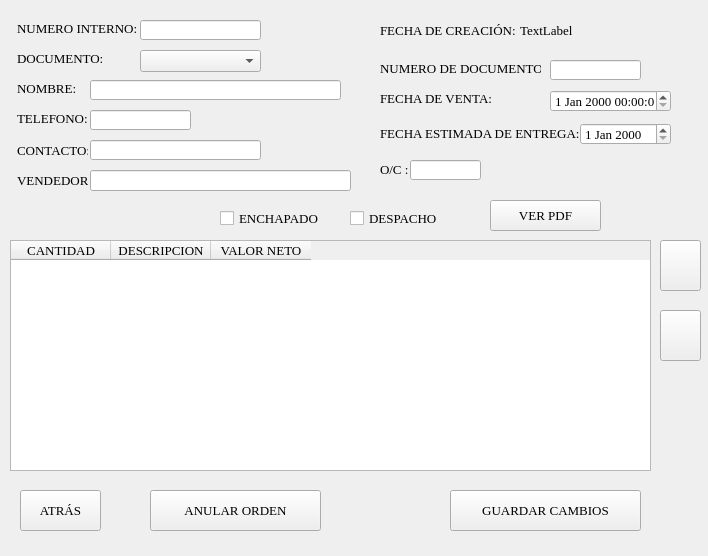
<?xml version="1.0" encoding="UTF-8"?>
<ui version="4.0">
 <class>Form</class>
 <widget class="QWidget" name="Form">
  <property name="geometry">
   <rect>
    <x>0</x>
    <y>0</y>
    <width>708</width>
    <height>556</height>
   </rect>
  </property>
  <property name="font">
   <font>
    <family>Times New Roman</family>
    <pointsize>10</pointsize>
   </font>
  </property>
  <property name="windowTitle">
   <string>Modificar orden</string>
  </property>
  <widget class="QLabel" name="label">
   <property name="geometry">
    <rect>
     <x>17</x>
     <y>110</y>
     <width>71</width>
     <height>16</height>
    </rect>
   </property>
   <property name="text">
    <string>TELEFONO:</string>
   </property>
  </widget>
  <widget class="QLineEdit" name="telefono">
   <property name="geometry">
    <rect>
     <x>90</x>
     <y>110</y>
     <width>101</width>
     <height>20</height>
    </rect>
   </property>
  </widget>
  <widget class="QPushButton" name="btn_guardar">
   <property name="geometry">
    <rect>
     <x>450</x>
     <y>490</y>
     <width>191</width>
     <height>41</height>
    </rect>
   </property>
   <property name="text">
    <string>GUARDAR CAMBIOS</string>
   </property>
  </widget>
  <widget class="QTableWidget" name="tableWidget">
   <property name="geometry">
    <rect>
     <x>10</x>
     <y>240</y>
     <width>641</width>
     <height>231</height>
    </rect>
   </property>
   <property name="columnCount">
    <number>3</number>
   </property>
   <column>
    <property name="text">
     <string>CANTIDAD</string>
    </property>
   </column>
   <column>
    <property name="text">
     <string>DESCRIPCION</string>
    </property>
   </column>
   <column>
    <property name="text">
     <string>VALOR NETO</string>
    </property>
   </column>
  </widget>
  <widget class="QLabel" name="label_5">
   <property name="geometry">
    <rect>
     <x>17</x>
     <y>80</y>
     <width>61</width>
     <height>16</height>
    </rect>
   </property>
   <property name="text">
    <string>NOMBRE:</string>
   </property>
  </widget>
  <widget class="QLineEdit" name="nombre">
   <property name="geometry">
    <rect>
     <x>90</x>
     <y>80</y>
     <width>251</width>
     <height>20</height>
    </rect>
   </property>
  </widget>
  <widget class="QLabel" name="label_7">
   <property name="geometry">
    <rect>
     <x>17</x>
     <y>20</y>
     <width>121</width>
     <height>16</height>
    </rect>
   </property>
   <property name="text">
    <string>NUMERO INTERNO:</string>
   </property>
  </widget>
  <widget class="QLabel" name="label_10">
   <property name="geometry">
    <rect>
     <x>380</x>
     <y>90</y>
     <width>121</width>
     <height>16</height>
    </rect>
   </property>
   <property name="text">
    <string>FECHA DE VENTA:</string>
   </property>
  </widget>
  <widget class="QPushButton" name="btn_atras">
   <property name="geometry">
    <rect>
     <x>20</x>
     <y>490</y>
     <width>81</width>
     <height>41</height>
    </rect>
   </property>
   <property name="text">
    <string>ATRÁS</string>
   </property>
  </widget>
  <widget class="QPushButton" name="btn_agregar">
   <property name="geometry">
    <rect>
     <x>660</x>
     <y>240</y>
     <width>41</width>
     <height>51</height>
    </rect>
   </property>
   <property name="text">
    <string/>
   </property>
  </widget>
  <widget class="QPushButton" name="btn_eliminar">
   <property name="geometry">
    <rect>
     <x>660</x>
     <y>310</y>
     <width>41</width>
     <height>51</height>
    </rect>
   </property>
   <property name="text">
    <string/>
   </property>
  </widget>
  <widget class="QLabel" name="label_2">
   <property name="geometry">
    <rect>
     <x>380</x>
     <y>123</y>
     <width>201</width>
     <height>21</height>
    </rect>
   </property>
   <property name="text">
    <string>FECHA ESTIMADA DE ENTREGA:</string>
   </property>
  </widget>
  <widget class="QDateEdit" name="fecha">
   <property name="geometry">
    <rect>
     <x>580</x>
     <y>123</y>
     <width>91</width>
     <height>22</height>
    </rect>
   </property>
  </widget>
  <widget class="QLabel" name="label_8">
   <property name="geometry">
    <rect>
     <x>380</x>
     <y>60</y>
     <width>161</width>
     <height>16</height>
    </rect>
   </property>
   <property name="text">
    <string>NUMERO DE DOCUMENTO:</string>
   </property>
  </widget>
  <widget class="QLabel" name="label_6">
   <property name="geometry">
    <rect>
     <x>17</x>
     <y>50</y>
     <width>101</width>
     <height>16</height>
    </rect>
   </property>
   <property name="text">
    <string>DOCUMENTO:</string>
   </property>
  </widget>
  <widget class="QPushButton" name="btn_ver">
   <property name="geometry">
    <rect>
     <x>490</x>
     <y>200</y>
     <width>111</width>
     <height>31</height>
    </rect>
   </property>
   <property name="text">
    <string>VER PDF</string>
   </property>
  </widget>
  <widget class="QCheckBox" name="r_despacho">
   <property name="geometry">
    <rect>
     <x>350</x>
     <y>210</y>
     <width>91</width>
     <height>17</height>
    </rect>
   </property>
   <property name="text">
    <string>DESPACHO</string>
   </property>
  </widget>
  <widget class="QCheckBox" name="r_enchape">
   <property name="geometry">
    <rect>
     <x>220</x>
     <y>210</y>
     <width>101</width>
     <height>17</height>
    </rect>
   </property>
   <property name="text">
    <string>ENCHAPADO</string>
   </property>
  </widget>
  <widget class="QLabel" name="label_3">
   <property name="geometry">
    <rect>
     <x>17</x>
     <y>140</y>
     <width>71</width>
     <height>21</height>
    </rect>
   </property>
   <property name="text">
    <string>CONTACTO:</string>
   </property>
  </widget>
  <widget class="QLineEdit" name="contacto">
   <property name="geometry">
    <rect>
     <x>90</x>
     <y>140</y>
     <width>171</width>
     <height>20</height>
    </rect>
   </property>
  </widget>
  <widget class="QLabel" name="label_4">
   <property name="geometry">
    <rect>
     <x>380</x>
     <y>163</y>
     <width>47</width>
     <height>13</height>
    </rect>
   </property>
   <property name="text">
    <string>O/C :</string>
   </property>
  </widget>
  <widget class="QLineEdit" name="oce">
   <property name="geometry">
    <rect>
     <x>410</x>
     <y>160</y>
     <width>71</width>
     <height>20</height>
    </rect>
   </property>
  </widget>
  <widget class="QLabel" name="label_9">
   <property name="geometry">
    <rect>
     <x>380</x>
     <y>20</y>
     <width>141</width>
     <height>21</height>
    </rect>
   </property>
   <property name="text">
    <string>FECHA DE CREACIÓN:</string>
   </property>
  </widget>
  <widget class="QLabel" name="lb_fecha_orden">
   <property name="geometry">
    <rect>
     <x>520</x>
     <y>20</y>
     <width>161</width>
     <height>21</height>
    </rect>
   </property>
   <property name="text">
    <string>TextLabel</string>
   </property>
  </widget>
  <widget class="QLabel" name="label_11">
   <property name="geometry">
    <rect>
     <x>17</x>
     <y>170</y>
     <width>71</width>
     <height>21</height>
    </rect>
   </property>
   <property name="text">
    <string>VENDEDOR:</string>
   </property>
  </widget>
  <widget class="QLineEdit" name="txt_vendedor">
   <property name="geometry">
    <rect>
     <x>90</x>
     <y>170</y>
     <width>261</width>
     <height>21</height>
    </rect>
   </property>
  </widget>
  <widget class="QLineEdit" name="txt_interno">
   <property name="geometry">
    <rect>
     <x>140</x>
     <y>20</y>
     <width>121</width>
     <height>20</height>
    </rect>
   </property>
  </widget>
  <widget class="QComboBox" name="comboBox">
   <property name="geometry">
    <rect>
     <x>140</x>
     <y>50</y>
     <width>121</width>
     <height>22</height>
    </rect>
   </property>
  </widget>
  <widget class="QLineEdit" name="txt_nro_doc">
   <property name="geometry">
    <rect>
     <x>550</x>
     <y>60</y>
     <width>91</width>
     <height>20</height>
    </rect>
   </property>
  </widget>
  <widget class="QDateTimeEdit" name="date_venta">
   <property name="geometry">
    <rect>
     <x>550</x>
     <y>90</y>
     <width>121</width>
     <height>22</height>
    </rect>
   </property>
  </widget>
  <widget class="QPushButton" name="btn_anular">
   <property name="enabled">
    <bool>true</bool>
   </property>
   <property name="geometry">
    <rect>
     <x>150</x>
     <y>490</y>
     <width>171</width>
     <height>41</height>
    </rect>
   </property>
   <property name="text">
    <string>ANULAR ORDEN</string>
   </property>
  </widget>
 </widget>
 <resources/>
 <connections/>
</ui>
